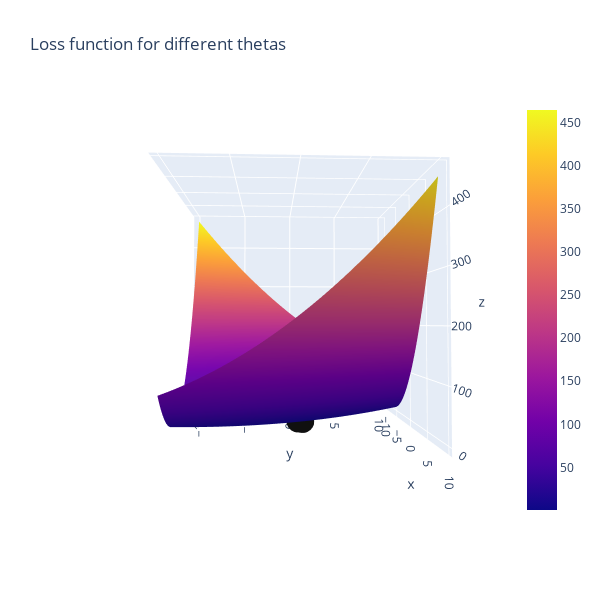

Source (notebook cell):
### Code cell
#Let's look at the new loss path on the function. It should start much closer to the goal

line_marker = dict(color='#101010', width=2)
fig = go.Figure()
fig.add_surface(x=theta1_vals, y=theta0_vals, z=J_vals)
fig.add_scatter3d(x=theta1_history1, y=theta0_history1, z=J_history1, line=line_marker, name='')
#The below line adds a graph of just the loss over iterations in a 2D plane
plt.plot(theta0_history1, theta1_history1, 'r+');
fig.update_layout(title='Loss function for different thetas', autosize=True,
                  width=600, height=600, xaxis_title='theta0', 
                 yaxis_title='theta1')
fig.show()

### Figure 1 — Plotly figure (JSON) as saved in the notebook; plotly's stock layout.template omitted (floating-point values rounded to 4 significant figures; data arrays with more than 128 entries replaced by an {"elided": "..."} marker saying what was removed)
{"data": [{"type": "surface", "x": [-10, -9.798, -9.596, -9.394, -9.192, -8.99, -8.788, -8.586, -8.384, -8.182, -7.98, -7.778, -7.576, -7.374, -7.172, -6.97, -6.768, -6.566, -6.364, -6.162, -5.96, -5.758, -5.556, -5.354, -5.152, -4.949, -4.747, -4.545, -4.343, -4.141, -3.939, -3.737, -3.535, -3.333, -3.131, -2.929, -2.727, -2.525, -2.323, -2.121, -1.919, -1.717, -1.515, -1.313, -1.111, -0.9091, -0.7071, -0.5051, -0.303, -0.101, 0.101, 0.303, 0.5051, 0.7071, 0.9091, 1.111, 1.313, 1.515, 1.717, 1.919, 2.121, 2.323, 2.525, 2.727, 2.929, 3.131, 3.333, 3.535, 3.737, 3.939, 4.141, 4.343, 4.545, 4.747, 4.949, 5.152, 5.354, 5.556, 5.758, 5.96, 6.162, 6.364, 6.566, 6.768, 6.97, 7.172, 7.374, 7.576, 7.778, 7.98, 8.182, 8.384, 8.586, 8.788, 8.99, 9.192, 9.394, 9.596, 9.798, 10], "y": [-10, -9.798, -9.596, -9.394, -9.192, -8.99, -8.788, -8.586, -8.384, -8.182, -7.98, -7.778, -7.576, -7.374, -7.172, -6.97, -6.768, -6.566, -6.364, -6.162, -5.96, -5.758, -5.556, -5.354, -5.152, -4.949, -4.747, -4.545, -4.343, -4.141, -3.939, -3.737, -3.535, -3.333, -3.131, -2.929, -2.727, -2.525, -2.323, -2.121, -1.919, -1.717, -1.515, -1.313, -1.111, -0.9091, -0.7071, -0.5051, -0.303, -0.101, 0.101, 0.303, 0.5051, 0.7071, 0.9091, 1.111, 1.313, 1.515, 1.717, 1.919, 2.121, 2.323, 2.525, 2.727, 2.929, 3.131, 3.333, 3.535, 3.737, 3.939, 4.141, 4.343, 4.545, 4.747, 4.949, 5.152, 5.354, 5.556, 5.758, 5.96, 6.162, 6.364, 6.566, 6.768, 6.97, 7.172, 7.374, 7.576, 7.778, 7.98, 8.182, 8.384, 8.586, 8.788, 8.99, 9.192, 9.394, 9.596, 9.798, 10], "z": {"elided": "100x100 float values"}}, {"line": {"color": "#101010", "width": 2}, "name": "", "type": "scatter3d", "x": [0.42, 0.1552, 0.03459, -0.01795, -0.0384, -0.04377, -0.04209, -0.03718, -0.03082, -0.02386], "y": [0.7196, 0.5809, 0.5046, 0.458, 0.4258, 0.4005, 0.3788, 0.3589, 0.3401, 0.322], "z": [1.481, 0.8216, 0.6703, 0.6328, 0.6209, 0.6149, 0.6103, 0.6062, 0.6023, 0.5986]}], "layout": {"autosize": true, "height": 600, "scene": {"aspectmode": "auto", "aspectratio": {"x": 1, "y": 1, "z": 1}, "camera": {"center": {"x": 0, "y": 0, "z": 0}, "eye": {"x": 2.162, "y": -0.09813, "z": -0.06107}, "projection": {"type": "perspective"}, "up": {"x": 0, "y": 0, "z": 1}}}, "title": {"text": "Loss function for different thetas"}, "width": 600, "xaxis": {"title": {"text": "theta0"}}, "yaxis": {"title": {"text": "theta1"}}}}
